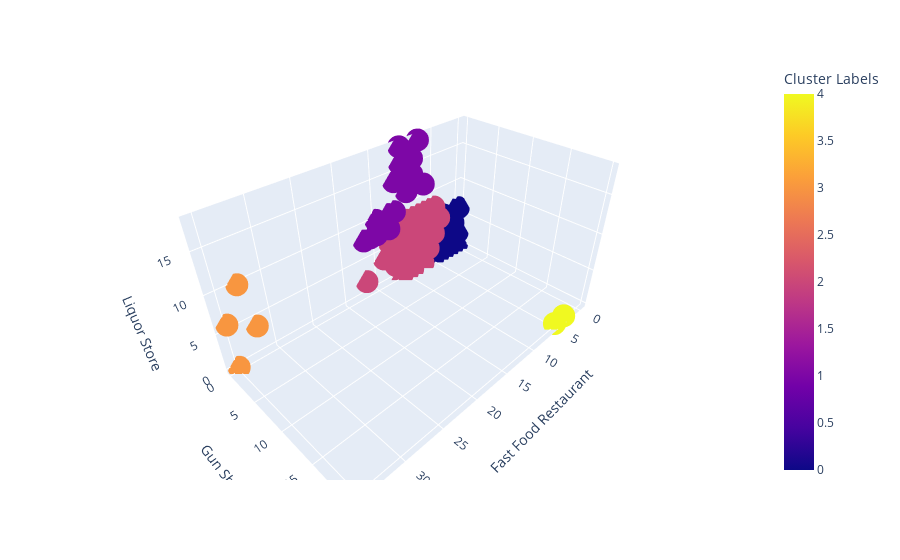

Notebook cell for this chart:
### Code cell
df = dfFinal
fig = px.scatter_3d(df, x='Fast Food Restaurant', y='Gun Shop', z='Liquor Store',
              color='Cluster Labels')
fig.show()

### Figure 1 — Plotly figure (JSON) as saved in the notebook; plotly's stock layout.template omitted (floating-point values rounded to 4 significant figures; data arrays with more than 128 entries replaced by an {"elided": "..."} marker saying what was removed)
{"data": [{"hovertemplate": "Fast Food Restaurant=%{x}<br>Gun Shop=%{y}<br>Liquor Store=%{z}<br>Cluster Labels=%{marker.color}<extra></extra>", "legendgroup": "", "marker": {"color": {"elided": "176 int values"}, "coloraxis": "coloraxis", "symbol": "circle"}, "mode": "markers", "name": "", "scene": "scene", "showlegend": false, "type": "scatter3d", "x": {"elided": "176 int values"}, "y": {"elided": "176 int values"}, "z": {"elided": "176 int values"}}], "layout": {"coloraxis": {"colorbar": {"title": {"text": "Cluster Labels"}}, "colorscale": [[0, "#0d0887"], [0.1111, "#46039f"], [0.2222, "#7201a8"], [0.3333, "#9c179e"], [0.4444, "#bd3786"], [0.5556, "#d8576b"], [0.6667, "#ed7953"], [0.7778, "#fb9f3a"], [0.8889, "#fdca26"], [1, "#f0f921"]]}, "legend": {"tracegroupgap": 0}, "margin": {"t": 60}, "scene": {"domain": {"x": [0, 1], "y": [0, 1]}, "xaxis": {"title": {"text": "Fast Food Restaurant"}}, "yaxis": {"title": {"text": "Gun Shop"}}, "zaxis": {"title": {"text": "Liquor Store"}}}}}
